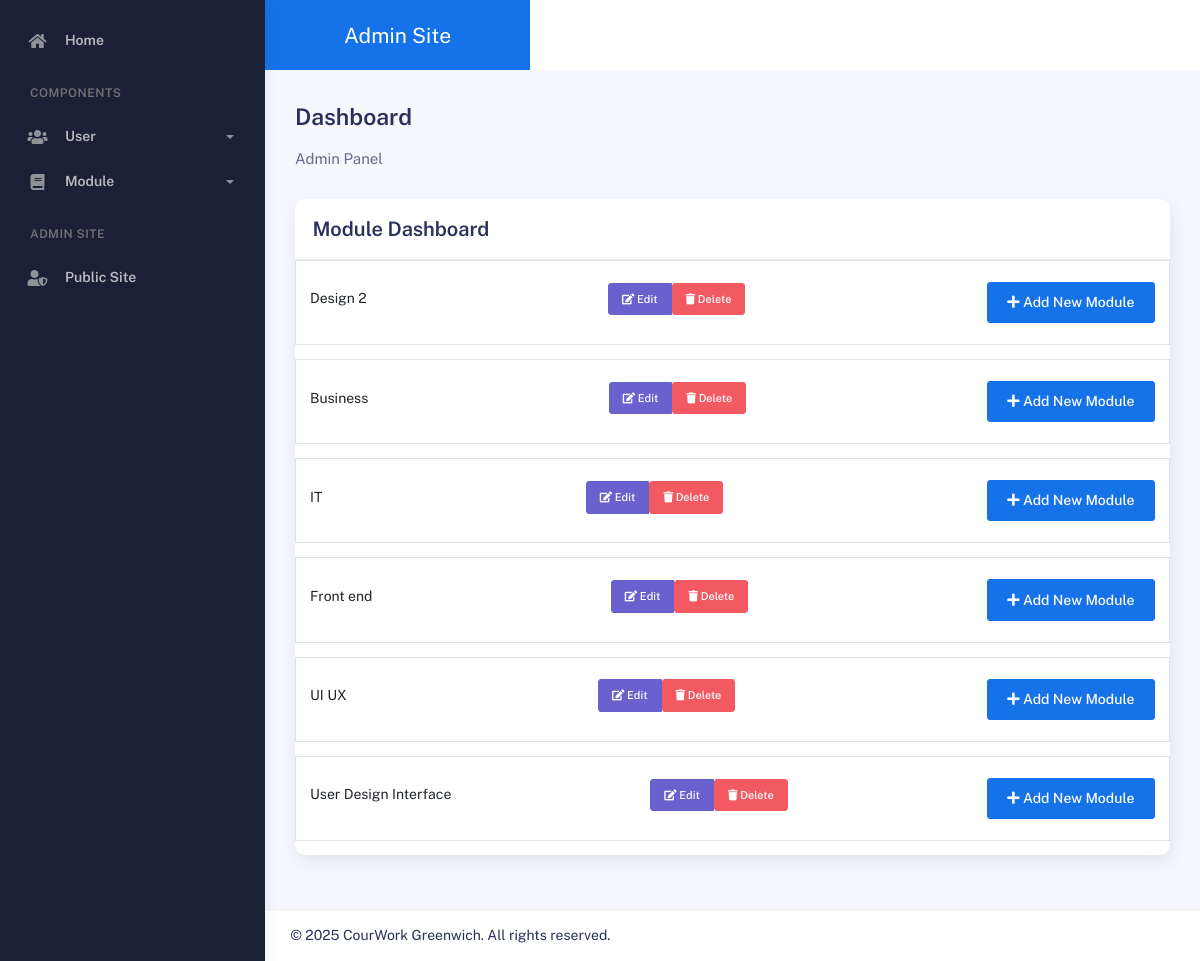
/admin/module.php, run on the app's committed database.
### tables this page shows
CREATE TABLE `module` (
  `id` int(11) NOT NULL,
  `moduleName` varchar(255) DEFAULT NULL
);

### admin/module.php (called while the page is built, shortened)
<?php
try{
    include '../includes/DatabaseConnection.php';
    $query = 'SELECT moduleName, module.id FROM module';
    $modules = $pdo->query($query);
    include '../templates/admin/module.html.php';
}
catch(PDOException $e){
    $title = 'An error has occurred';
    $output = 'Database error: ' . $e->getMessage();
}
include '../templates/admin/layout.html.php';
?>

### templates/admin/module.html.php (the view, shortened to what this page needs)
<div class="card">
    <div class="card-header">
        <div class="card-title">Module Dashboard</div>
</div>
<?php
if(empty($modules)) {
    echo '<p>There are no modules to display. </p>';
}
else{
    foreach($modules as $module): ?>
        <blockquote class="border p-3 mb-3">
        <div class="d-flex justify-content-between align-items-center mb-2">
            <div class="module-name">
                <?=htmlspecialchars($module['moduleName'], ENT_QUOTES, 'UTF-8')?>
            </div>
        <div class="btn-group" role="group">
            <a href="editmodule.php?id=<?=$module['id']?>" class="btn btn-sm btn-secondary">
                <i class="fas fa-edit"></i> Edit
            </a>
            <form action="delmodule.php" method="post" class="d-inline">
                <button type="submit" class="btn btn-sm btn-danger">
                <i class="fas fa-trash"></i> Delete
                </button>
            </form>
        </div>
        <div class="text-end mt-2">
            <a href="addmodule.php" class="btn btn-primary">
                <i class="fas fa-plus"></i> Add New Module
            </a>
        </div>
        </blockquote>
    <?php endforeach;
}

### data on the page
module: moduleName "Design 2"
module: moduleName "Business"
module: moduleName "IT"
module: moduleName "Front end"
module: moduleName "UI UX"
module: moduleName "User Design Interface"
